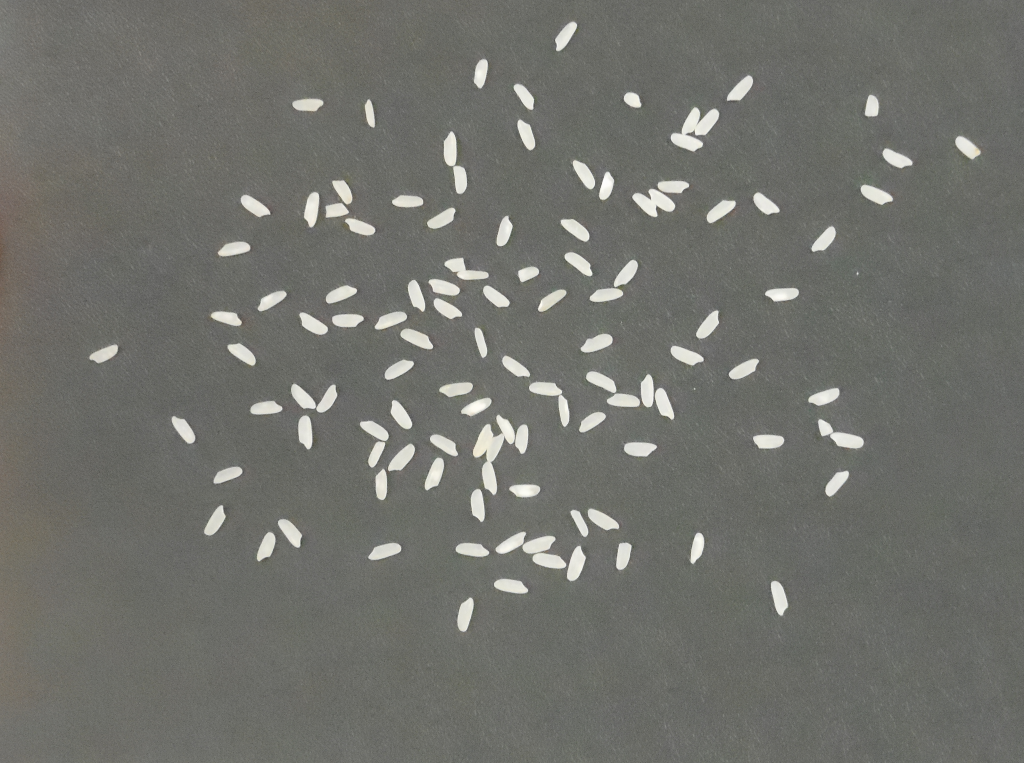
#> input picture Contagem_de_Arroz/Image/114.bmp, 1024 x 763 px, found by its file name
$ python teste_114.py
#> lines starting #> are read from the running program, lines starting #| are printed output that depends on the picture; after the words box and inside, x2 and y2 are one past the last pixel; in counts of white or black regions, pixels touching at a corner belong together
import cv2 as cv
import numpy as np
import matplotlib.pyplot as plt
import os

def contar_graos_watershed(image_path, min_area=88, max_area=1000, debug=False):
#> called with image_path = 'C:\\Work\\PyProjects\\Teste\\114.bmp', min_area = 88, max_area = 1000, debug = True
    image = cv.imread(image_path)
#> image is the input picture: shape (763, 1024, 3); mean B, G, R 107.9, 113.3, 112.6
    gray = cv.cvtColor(image, cv.COLOR_BGR2GRAY)
    blur = cv.GaussianBlur(gray, (9, 9), 0)
    thresh = cv.adaptiveThreshold(blur, 255, cv.ADAPTIVE_THRESH_GAUSSIAN_C,
                                   cv.THRESH_BINARY_INV, 11, 6)
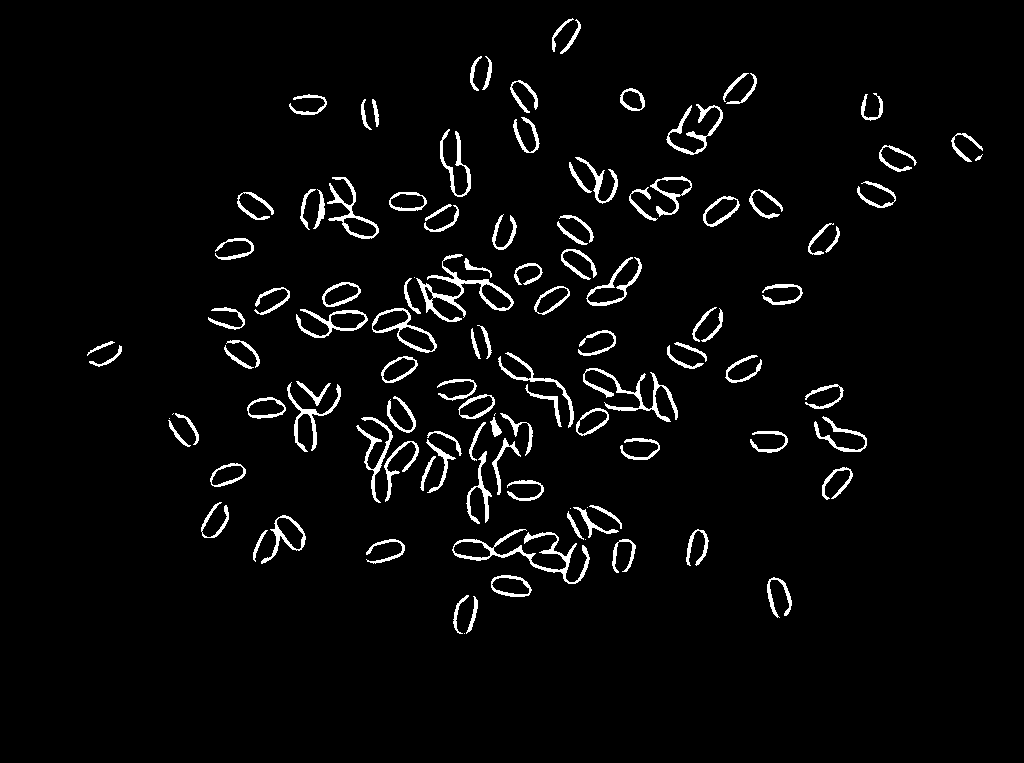
#> thresh: shape (763, 1024); 3.6% white; 115 white regions (8 under 20 px), largest, box (x1, y1, x2, y2) and area: (452, 529, 590, 584) 1242, (416, 254, 514, 322) 1181, (583, 368, 678, 422) 947
    cv.imshow("Thresh", thresh)
    cv.waitKey(0)
    cv.destroyAllWindows()

    # Remover ruído com abertura morfológica
    kernel = np.ones((1, 1), np.uint8)
    opening = cv.morphologyEx(thresh, cv.MORPH_OPEN, kernel, iterations=1)
    cv.imshow("Opening", opening)
    cv.waitKey(0)
    cv.destroyAllWindows()

    # Background seguro
    kernel = np.ones((2, 2), np.uint8)
    sure_bg = cv.dilate(opening, kernel, iterations=1)
#> sure_bg: shape (763, 1024); 5.1% white; 91 white regions (1 under 20 px), largest, box (x1, y1, x2, y2) and area: (414, 254, 515, 323) 1796, (452, 529, 591, 585) 1743, (583, 368, 679, 423) 1320
    cv.imshow("sure_bg", sure_bg)
    cv.waitKey(0)
    cv.destroyAllWindows()

    # Distância para separar grãos
    dist_transform = cv.distanceTransform(opening, cv.DIST_L2, 5)
    cv.imshow("dist_transform", dist_transform)
    cv.waitKey(0)
    cv.destroyAllWindows()
    _, sure_fg = cv.threshold(dist_transform, 0.05 * dist_transform.max(), 255, 0)
    cv.imshow("sure_fg", sure_fg)
    cv.waitKey(0)
    cv.destroyAllWindows()

    # Marcação
    sure_fg = np.uint8(sure_fg)
    unknown = cv.subtract(sure_bg, sure_fg)
#> unknown: shape (763, 1024); 1.5% white in thin lines or dots, all inside (x1, y1, x2, y2) = (87, 18, 984, 635)
    _, markers = cv.connectedComponents(sure_fg)
#> markers: shape (763, 1024) int32; 116 distinct labels, from 0 to 115
    markers = markers + 1
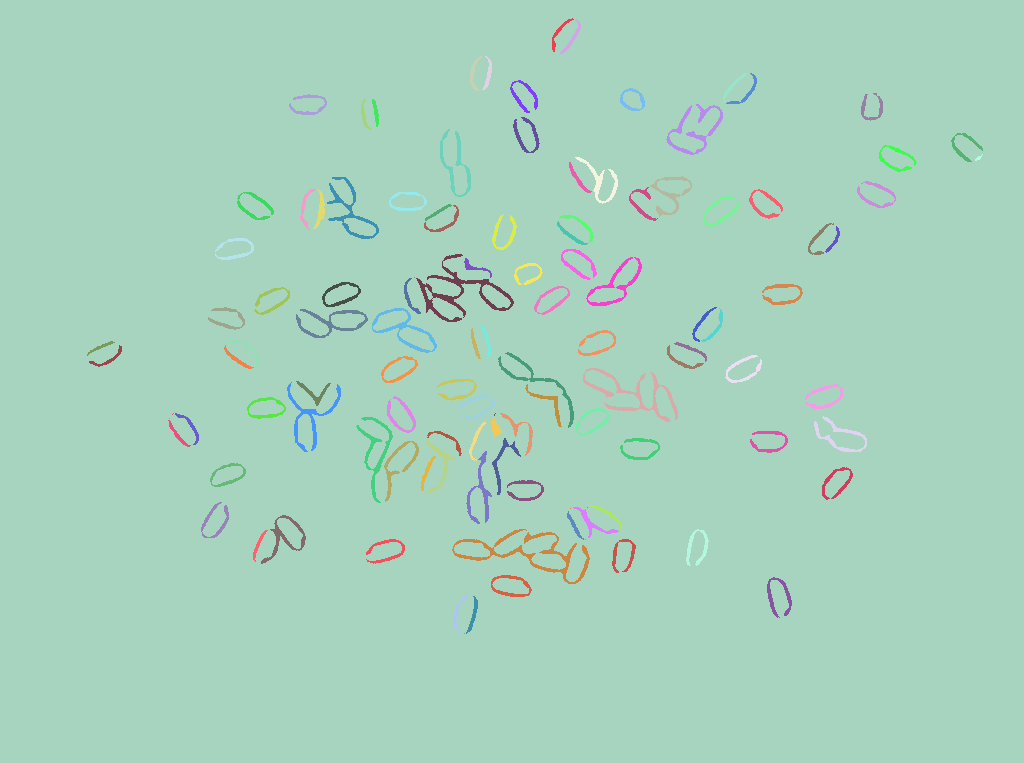
#> markers: shape (763, 1024) int32; 116 distinct labels, from 1 to 116; one colour per label, 0 black
    markers[unknown == 255] = 0

    # Watershed
    markers = cv.watershed(image, markers)
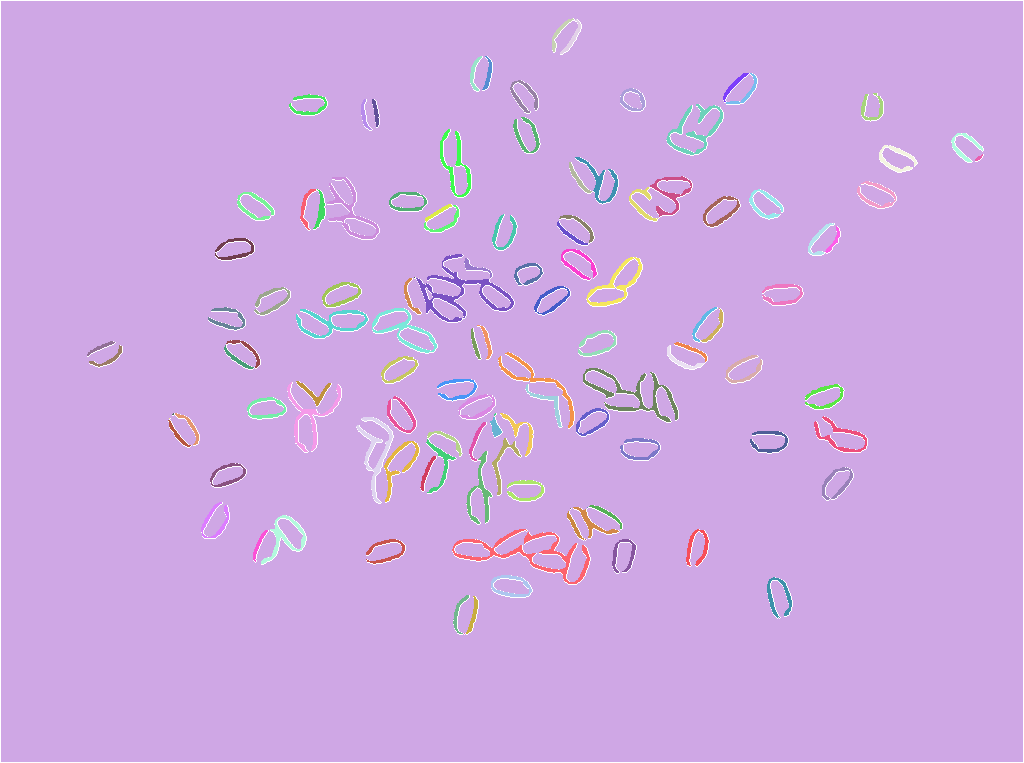
#> markers: shape (763, 1024) int32; 117 distinct labels, from -1 to 116; one colour per label, 0 black, -1 white
    result = image.copy()
    result[markers == -1] = [0, 0, 255]  # contorno vermelho opcional
#> result: shape (763, 1024, 3); 1.75% of pixels changed, all inside (x1, y1, x2, y2) = (0, 0, 1024, 763)
    cv.imshow("Result", result)
    cv.waitKey(0)
    cv.destroyAllWindows()

    # Encontrar contornos nos marcadores segmentados
    mask = np.uint8(markers > 1) * 255
#> mask: shape (763, 1024); 3.7% white; 113 white regions (8 under 20 px)
    cnts, _ = cv.findContours(mask, cv.RETR_EXTERNAL, cv.CHAIN_APPROX_SIMPLE)
#> cnts = 113 contours, 9 with area under 20; largest, box (x1, y1, x2, y2) and area: (452, 529, 590, 584) 1393, (416, 254, 514, 322) 1385, (372, 308, 437, 353) 1354, (586, 257, 642, 306) 1244, (327, 177, 379, 239) 868
    valid = [c for c in cnts if min_area < cv.contourArea(c) < max_area]
#> valid = 87 contours; largest, box (x1, y1, x2, y2) and area: (327, 177, 379, 239) 868, (296, 309, 368, 338) 828, (261, 515, 306, 564) 804, (650, 176, 692, 217) 694, (583, 368, 678, 422) 690

    for c in valid:
        cv.drawContours(result, [c], -1, (0, 255, 0), 1)
#> this loop made 87 passes
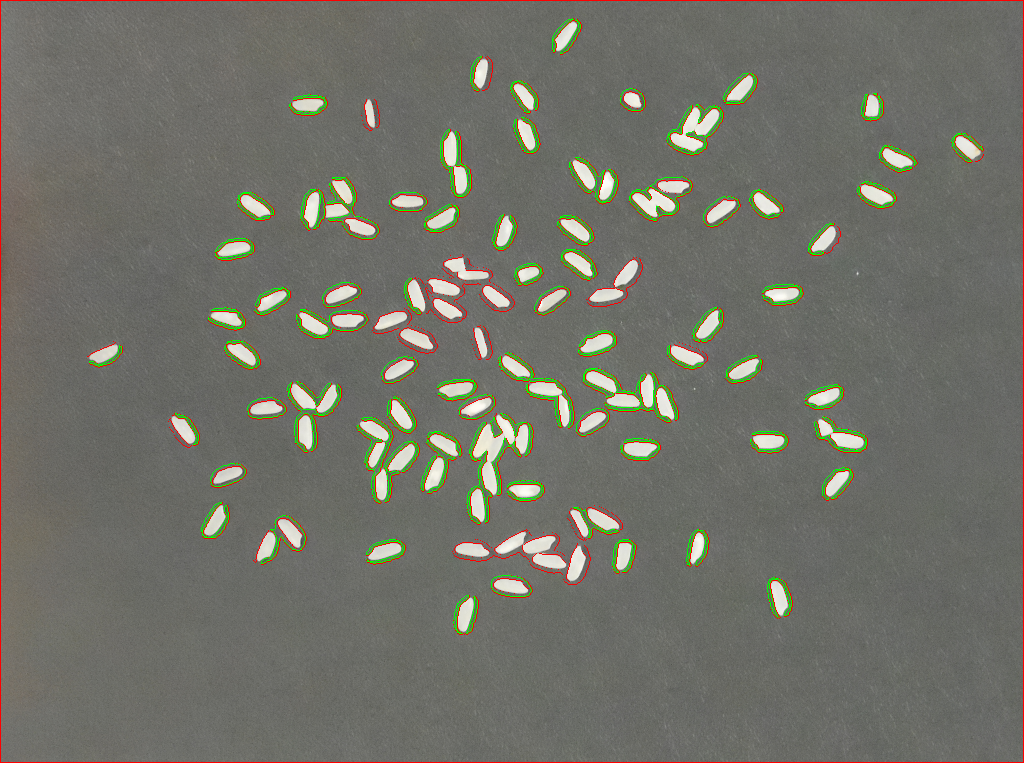
#> result: shape (763, 1024, 3); mean B, G, R 104.2, 113.5, 113.3

    if debug:
        plt.figure(figsize=(10, 6))
        plt.imshow(cv.cvtColor(result, cv.COLOR_BGR2RGB))
        plt.title(f"{os.path.basename(image_path)} - Grãos detectados: {len(valid)}")
        plt.axis('off')
        plt.tight_layout()
        plt.show()

    return len(valid)

# Exemplo de uso
image_path = r"C:\Work\PyProjects\Teste\114.bmp"
total = contar_graos_watershed(image_path, debug=True)
#> total = 87
print(f"Total de grãos detectados: {total}")
#| Total de grãos detectados: 87

$ run again, with Contagem_de_Arroz/Image/150.bmp copied over Contagem_de_Arroz/Image/114.bmp
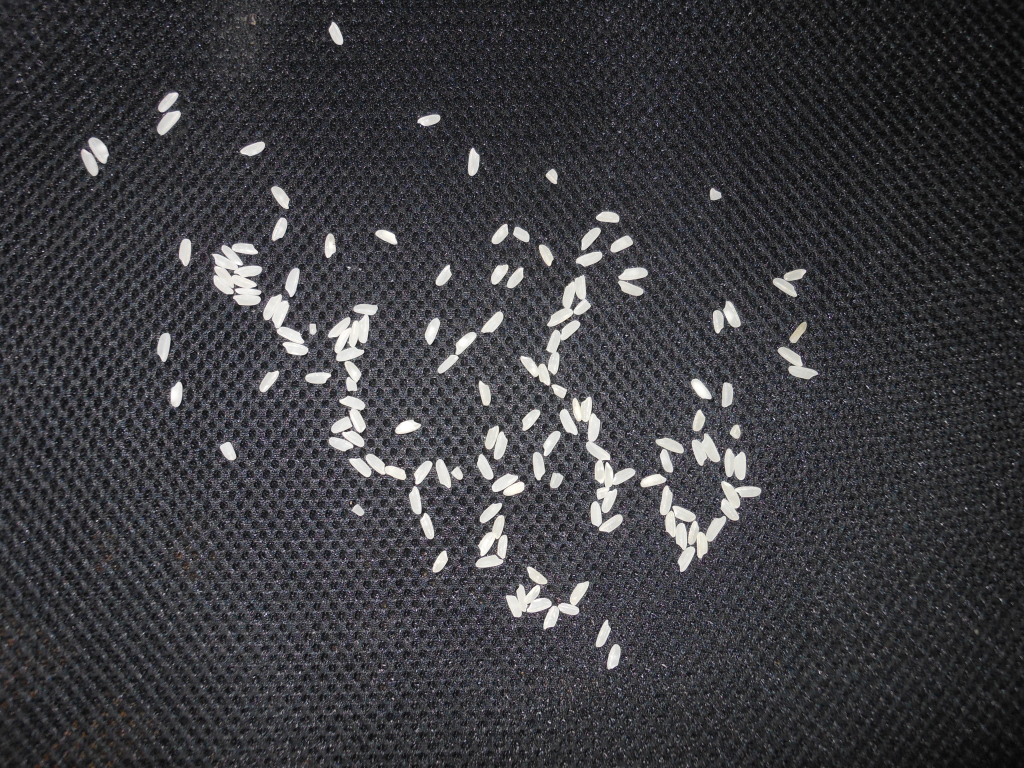
#> input picture Contagem_de_Arroz/Image/150.bmp, 1024 x 768 px, found by its file name
#> in contar_graos_watershed, image is the input picture: shape (768, 1024, 3); mean B, G, R 64.2, 60.3, 60.5
#> in contar_graos_watershed, `thresh = cv.adaptiveThreshold(blur, 255, cv.ADAPTIVE_THRESH_GAUSSIAN_C..`:
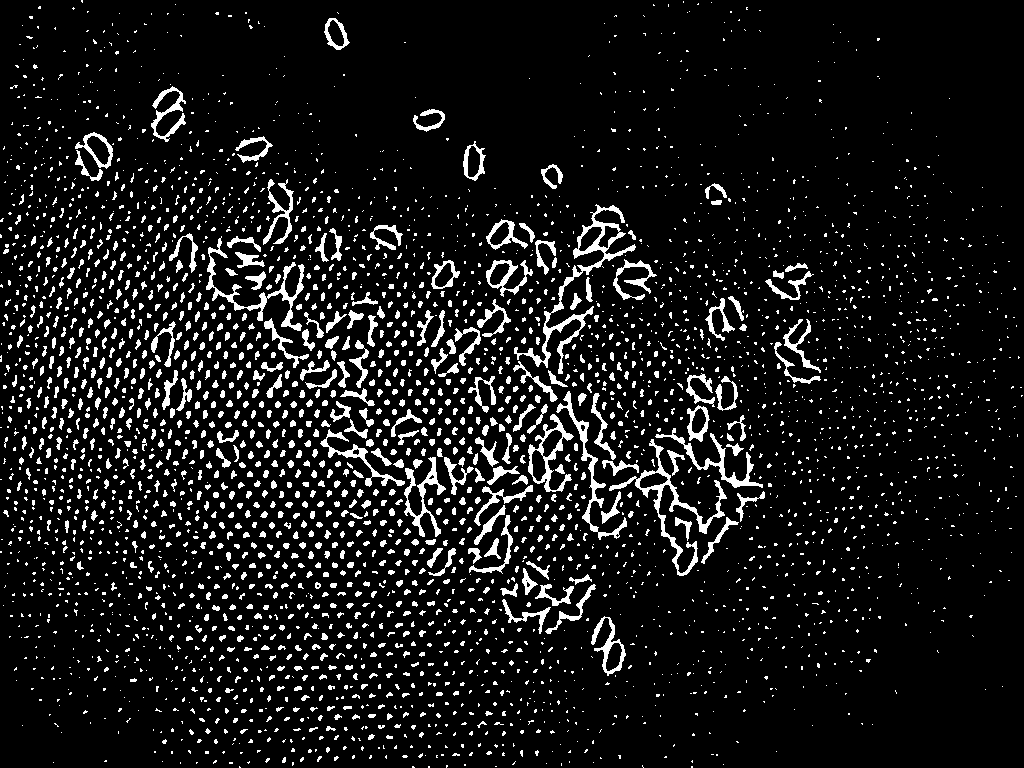
#> thresh: shape (768, 1024); 9.2% white; 3531 white regions (2598 under 20 px), largest, box (x1, y1, x2, y2) and area: (514, 204, 636, 374) 2200, (609, 439, 727, 576) 1711, (206, 236, 305, 331) 1320
#> sure_bg: shape (768, 1024); 14.4% white; 3360 white regions (1883 under 20 px), largest, box (x1, y1, x2, y2) and area: (513, 204, 637, 403) 3403, (609, 439, 766, 577) 3288, (206, 236, 316, 369) 2421
#> unknown: shape (768, 1024); 5.2% white in thin lines or dots
#> mask: shape (768, 1024); 9.6% white; 3509 white regions (2528 under 20 px)
#> cnts = 3509 contours, 2968 with area under 20; largest, box (x1, y1, x2, y2) and area: (514, 204, 636, 374) 2320, (609, 439, 727, 576) 1742, (528, 414, 574, 492) 1452, (206, 236, 305, 331) 1055, (404, 457, 446, 537) 1045
#> valid = 80 contours; largest, box (x1, y1, x2, y2) and area: (556, 391, 627, 540) 861, (591, 616, 626, 676) 781, (486, 260, 533, 297) 716, (655, 428, 763, 488) 712, (75, 132, 114, 169) 688
#> the loop in contar_graos_watershed, `for c in valid:` made 80 passes
#> after the loop in contar_graos_watershed, `for c in valid:`:
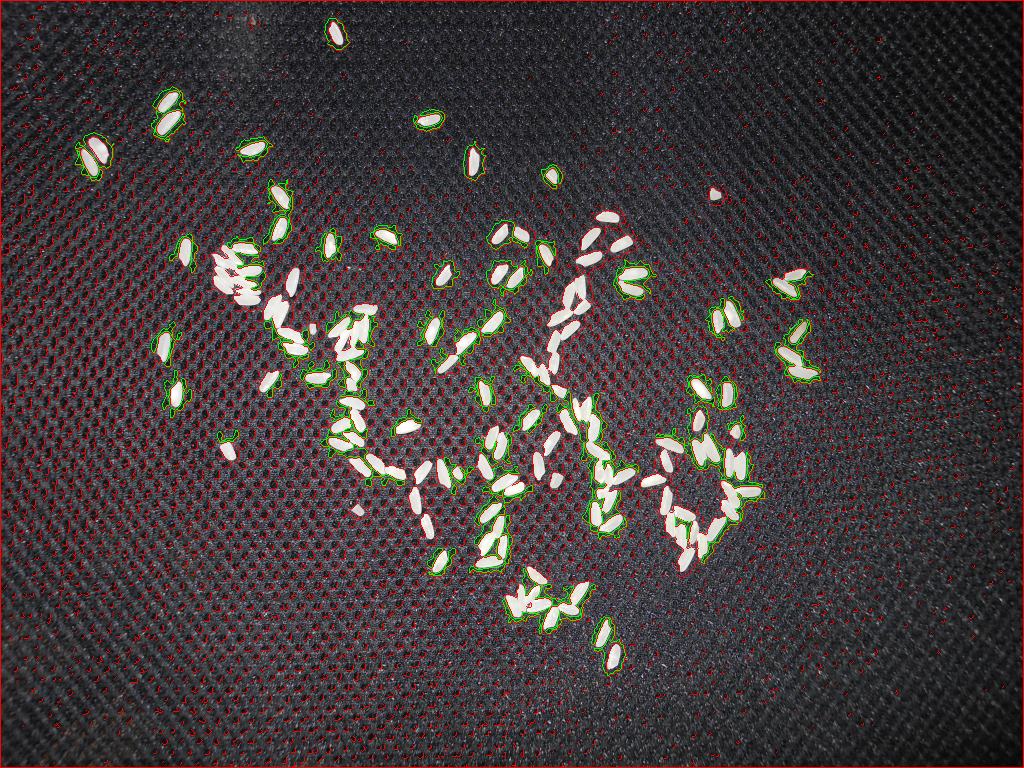
#> result: shape (768, 1024, 3); mean B, G, R 60.3, 60, 68.7
#> total = 80
#| Total de grãos detectados: 80
